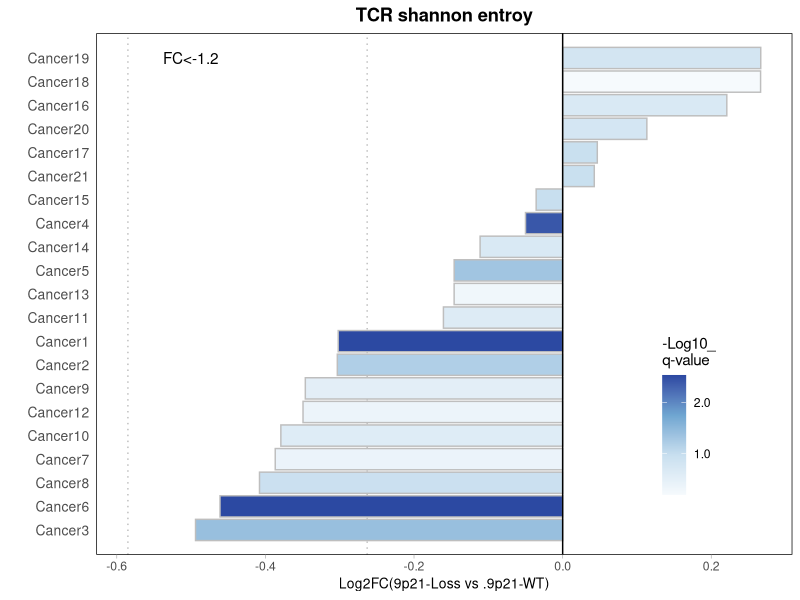
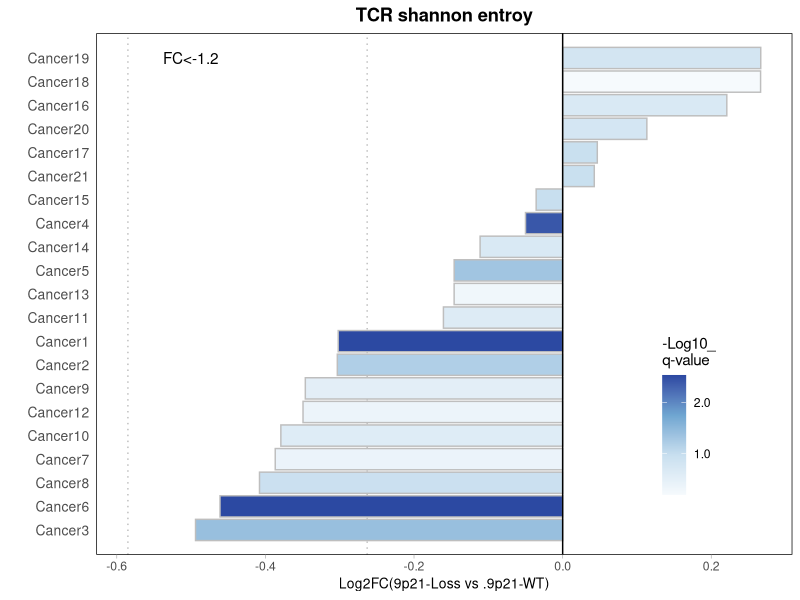

These figures' R source, in order:
# =============================================================================
# 渐变柱状图
# organized：线性脚本 + 中文分节；路径相对本条目目录
# =============================================================================
# 来源：KS科研分享「生信绘图」014渐变柱状图
# 本地复现：drafts/ks-shengxin-huitu-repro/014-gradient-bar
# Pixi：项目根 default 环境；library(tidyverse) 已拆成 ggplot2/dplyr/tidyr 等。
# =============================================================================

script_dir <- tryCatch(
  dirname(normalizePath(sys.frame(1)$ofile)),
  error = function(e) {
    args <- commandArgs(trailingOnly = FALSE)
    file_arg <- grep("^--file=", args, value = TRUE)
    if (length(file_arg)) dirname(normalizePath(sub("^--file=", "", file_arg))) else normalizePath(getwd())
  }
)
root <- if (basename(script_dir) == "code") dirname(script_dir) else script_dir
out_dir <- file.path(root, "output", "figures")
dir.create(out_dir, recursive = TRUE, showWarnings = FALSE)

suppressPackageStartupMessages({
  library(ggplot2)
  library(dplyr)
  library(tidyr)
  library(readr)
  library(tibble)
  library(stringr)
  library(forcats)
})

# 加载R包：
library(ggplot2)

# 构建示例数据：
data <- data.frame(
  Gene = paste0("Cancer", 1:21),
  Log2FC = c(runif(15, -0.5,0), runif(6, 0, 0.5)),
  "Log10qvalue" = c(runif(6, 1, 3),runif(15, 0, 1)))

# 查看数据：
head(data)
#      Gene      Log2FC Log10qvalue
# 1 Cancer1 -0.18511148    2.634901
# 2 Cancer2 -0.13808342    1.939038
# 3 Cancer3 -0.30934002    2.632905
# 4 Cancer4 -0.04036049    1.911711
# 5 Cancer5 -0.04722910    1.024237
# 6 Cancer6 -0.18350572    1.759855

ggplot(data)+
  # 竖线：
  geom_hline(yintercept = c(-log2(1.2), -log2(1.5)), 
             color = "grey", linetype = "dotted")+
  # 柱状图
  geom_col(aes(x = reorder(Gene, Log2FC), y = Log2FC, fill = Log10qvalue),
           color = "grey")+
  # 黑线：
  geom_hline(yintercept = 0, color = "black")+
  # 渐变颜色填充：
  scale_fill_gradientn(name="-Log10_\nq-value", # 修改图例标题
                       colours = c("#f6fafd", "#c8dfef", "#6fa6d1", "#2c49a2"),
                       breaks = 0:3,
                       labels = paste0(0:3, ".0"))+
  
  # 坐标轴标题：
  xlab("")+
  ylab("Log2FC(9p21-Loss vs .9p21-WT)")+
  # 增大边缘柱形与边框的距离
  scale_x_discrete(expand = c(0.05, 0.05))+
  # 注释：
  annotate(geom = "text", y = -0.5, x = 21, label = "FC<-1.2")+
  # 标题：
  ggtitle("TCR shannon entroy")+
  # 坐标轴翻转：
  coord_flip()+
  # 主题：
  theme_light()+
  theme(panel.grid = element_blank(),  # 去掉网格线
        plot.title = element_text(hjust = 0.5, face = "bold"), # 标题居中、字体
        axis.ticks.y = element_blank(), # 去掉y轴刻度线
        axis.title.x = element_text(size = 10),  # x轴标题大小
        axis.text.y = element_text(size = 10),  # y轴刻度大小
        panel.border = element_rect(color = "black"),
        legend.position=c(0.9,0.1), legend.justification=c(1,0))  # 图例位置

# 保存
ggsave(file.path(out_dir, "barplot.pdf"), height = 5, width = 4)
